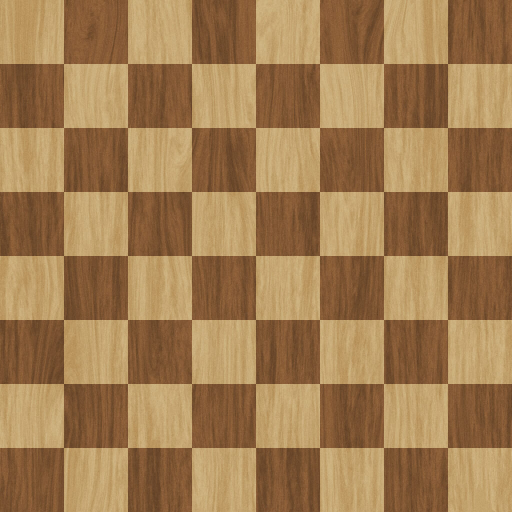
#> input picture pipeline/bretter/bilder/holz-klassisch.jpg, 1024 x 1024 px, given in place of Room_Builder_Floors_16x16.png, which was not available (shown at 1/2 size)
$ python faehre_aufbau.py ../../../../pipeline/bretter/bilder
#> lines starting #> are read from the running program, lines starting #| are printed output that depends on the picture; after the words box and inside, x2 and y2 are one past the last pixel; in counts of white or black regions, pixels touching at a corner belong together
"""Bildwunsch: Bug, Deckhaus und Bordbar der Küstenfähre „Gulf Star“ (spiel/eigene/), Entwurf von mittel-1.

Warum: Auf ``weg-silicon-delacroix-faehre`` war die Fähre ein Rechteck ohne Bug, wie ein Floß, ohne
Schornstein und Brücke; Salon und Bordbar waren Buden aus anderen Paketen (Fischbude mit Hai,
Holzcontainer mit Klimageräten), nicht als Schiffsaufbauten lesbar (variantenwahl.md, Mängel 1
und 2). LimeZus Paket hat keine Schiffsaufbauten in dieser Größe.

Bilder:

- ``faehre_bug.png`` (256 × 96): der spitze Bug unter dem Deck (Szene: Deck ``x`` 7–22, Bug ab
  Reihe 74). Innen dieselben dunklen Dielen wie das Deck (``holzDunkel``, Kachel 13/27 im
  Room-Builder-Bogen, am Kachelraster ausgerichtet), dazu Reling und weiße Bordwand mit Kontur.
- ``faehre_deckhaus.png`` (160 × 112): weißes Deckhaus (Salon) mit blauem Streifen, Fensterreihe
  und Tür, auf dem Dach die Brücke mit Fensterband nach vorn und dahinter der Schornstein (rot mit
  schwarzer Kappe). Rechts neben der Tür hängt die Rätseltafel mit einem kleinen Diagramm.
- ``faehre_bar.png`` (96 × 64): kleines weißes Deckhaus mit Ausgabeluke, Theke und gestreifter
  Markise, die Bordbar.

Aufruf: ``python faehre_aufbau.py <Pfad zum privaten Repository>``. Nur PIL.
"""

import sys
from pathlib import Path

from PIL import Image, ImageChops, ImageDraw, ImageFilter

K = 16
BODEN = "modern-interiors/1_Interiors/16x16/Room_Builder_subfiles/Room_Builder_Floors_16x16.png"
DIELE = (13, 27)  # holzDunkel
KONTUR, WEISS, SCHATTEN = (40, 46, 66, 255), (236, 240, 246, 255), (196, 204, 220, 255)
RELING, RELING_DUNKEL = (176, 182, 200, 255), (98, 104, 128, 255)
BLAU, GLAS, GLAS_HELL = (52, 92, 160, 255), (54, 74, 110, 255), (130, 170, 210, 255)
DACH, DACH_DUNKEL = (170, 176, 188, 255), (138, 144, 158, 255)
ROT, ROT_DUNKEL, SCHWARZ = (196, 52, 46, 255), (150, 36, 34, 255), (34, 34, 40, 255)


def bug(bogen: Image.Image) -> Image.Image:
    """Spitzer Bug, 16 Kacheln breit, 6 hoch; Halbbreite fällt nach unten parabelförmig auf null."""
    breite, hoehe = 16 * K, 6 * K
    maske = Image.new("L", (breite, hoehe))
    mitte = breite / 2
    for y in range(hoehe):
        halb = mitte * (1 - (y / (hoehe - 4)) ** 2)
        if halb > 0:
            ImageDraw.Draw(maske).line((mitte - halb, y, mitte + halb - 1, y), fill=255)
    schichten = [maske] + [maske.filter(ImageFilter.MinFilter(2 * n + 1)) for n in (1, 3, 4, 5)]
    diele = bogen.crop((DIELE[0] * K, DIELE[1] * K, (DIELE[0] + 1) * K, (DIELE[1] + 1) * K)).convert("RGBA")
    bild = Image.new("RGBA", (breite, hoehe))
    for x in range(0, breite, K):
        for y in range(0, hoehe, K):
            bild.paste(diele, (x, y))
    leer = Image.new("RGBA", (breite, hoehe))
    ergebnis = Image.composite(bild, leer, schichten[4])
    for farbe, aussen, innen in ((KONTUR, 0, 1), (WEISS, 1, 2), (RELING_DUNKEL, 2, 3), (RELING, 3, 4)):
        ring = ImageChops.subtract(schichten[aussen], schichten[innen])
        ergebnis = Image.composite(Image.new("RGBA", (breite, hoehe), farbe), ergebnis, ring)
    # Oben schließt der Bug an das Deck an: dort keine Kontur, sondern Dielen bis zum Rand.
    for y in range(0, 4):
        for x in range(0, breite):
            if 6 <= x < breite - 6:
                ergebnis.putpixel((x, y), diele.getpixel((x % K, y % K)))
    return ergebnis


def fenster(z: ImageDraw.ImageDraw, x: int, y: int, b: int, h: int) -> None:
    z.rectangle((x, y, x + b - 1, y + h - 1), fill=KONTUR)
    z.rectangle((x + 1, y + 1, x + b - 2, y + h - 2), fill=GLAS)
    z.line((x + 2, y + 2, x + 2, y + h - 3), fill=GLAS_HELL)


def deckhaus() -> Image.Image:
    """Salon (10 × 7 Kacheln): Dach mit Brücke und Schornstein, darunter die Wand mit Fenstern und Tür."""
    bild = Image.new("RGBA", (160, 112))
    z = ImageDraw.Draw(bild)
    z.rectangle((0, 8, 159, 63), fill=KONTUR)  # Dach
    z.rectangle((2, 10, 157, 61), fill=DACH)
    z.rectangle((2, 58, 157, 61), fill=DACH_DUNKEL)
    z.rectangle((96, 4, 131, 41), fill=KONTUR)  # Schornstein (hinten rechts)
    z.rectangle((98, 6, 129, 39), fill=ROT)
    z.rectangle((98, 6, 129, 13), fill=SCHWARZ)
    z.rectangle((98, 32, 129, 39), fill=ROT_DUNKEL)
    z.rectangle((16, 28, 143, 63), fill=KONTUR)  # Brücke vorn auf dem Dach
    z.rectangle((18, 30, 141, 47), fill=WEISS)
    z.rectangle((18, 48, 141, 61), fill=SCHATTEN)
    for x in range(22, 136, 14):
        fenster(z, x, 50, 12, 10)
    z.rectangle((0, 64, 159, 111), fill=KONTUR)  # Wand
    z.rectangle((2, 64, 157, 109), fill=WEISS)
    z.rectangle((2, 68, 157, 71), fill=BLAU)
    for x in (8, 32, 128):
        fenster(z, x, 78, 20, 16)
    z.rectangle((96, 76, 123, 99), fill=(120, 78, 46, 255))  # Rätseltafel mit Diagramm
    z.rectangle((98, 78, 121, 97), fill=(46, 84, 62, 255))
    for i in range(4):
        for j in range(4):
            if (i + j) % 2 == 0:
                z.rectangle((102 + 4 * i, 80 + 4 * j, 105 + 4 * i, 83 + 4 * j), fill=(214, 222, 206, 255))
    z.line((101, 96, 118, 96), fill=(214, 222, 206, 255))
    z.rectangle((68, 76, 91, 109), fill=KONTUR)  # Tür
    z.rectangle((70, 78, 89, 109), fill=SCHATTEN)
    fenster(z, 74, 82, 12, 10)
    return bild


def bar() -> Image.Image:
    """Bordbar (6 × 4 Kacheln): Dach, gestreifte Markise, Ausgabeluke mit Theke."""
    bild = Image.new("RGBA", (96, 64))
    z = ImageDraw.Draw(bild)
    z.rectangle((0, 0, 95, 23), fill=KONTUR)
    z.rectangle((2, 2, 93, 21), fill=DACH)
    for i, x in enumerate(range(2, 94, 8)):  # Markise
        z.rectangle((x, 22, x + 7, 31), fill=BLAU if i % 2 else WEISS)
    z.line((2, 31, 93, 31), fill=KONTUR)
    z.rectangle((0, 32, 95, 63), fill=KONTUR)
    z.rectangle((2, 32, 93, 61), fill=WEISS)
    z.rectangle((12, 34, 83, 47), fill=SCHWARZ)  # Luke
    for x in range(16, 80, 10):  # Flaschen im Regal
        z.rectangle((x, 38, x + 3, 45), fill=(70, 140, 90, 255) if x % 20 else (150, 90, 50, 255))
    z.rectangle((8, 48, 87, 53), fill=(120, 78, 46, 255))  # Theke
    z.line((8, 48, 87, 48), fill=(170, 120, 74, 255))
    z.rectangle((2, 56, 93, 59), fill=BLAU)
    return bild


def main() -> None:
    privat = Path(sys.argv[1])
    ziel = privat / "spiel" / "eigene"
    bug(Image.open(privat / BODEN)).save(ziel / "faehre_bug.png")
#> in bug, `breite, hoehe = 16 * K, 6 * K`: breite = 256; hoehe = 96
#> in bug, `maske = Image.new("L", (breite, hoehe))`: maske: PIL image 256x96 L; every value is 0
#> in bug, `mitte = breite / 2`: mitte = 128
#> the loop in bug, `for y in range(hoehe):` made 96 passes
#> halb on passes 1 to 12: 128, 128, 127.9, 127.9, 127.8, 127.6, 127.5, 127.3, 127, 126.8, 126.5, 126.2
#> after the loop in bug, `for y in range(hoehe):`:
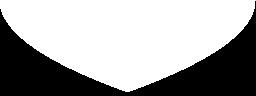
#> maske: PIL image 256x96 L; 64.4% white; 1 black region, box (x1, y1, x2, y2) and area: (0, 1, 256, 96) 8748
#> in bug, `schichten = [maske] + [maske.filter(ImageFilter.MinFilter(2 * n + 1)) ..`: schichten = 5 items
#> in bug, `diele = bogen.crop((DIELE[0] * K, DIELE[1] * K, (DIELE[0] + 1) * K, (D..`:
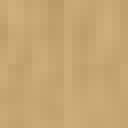
#> diele: PIL image 16x16 RGBA (shown 8 times larger); mean R, G, B, A 197.8, 165.8, 114.8, 255
#> in bug, `bild = Image.new("RGBA", (breite, hoehe))`: bild: PIL image 256x96 RGBA; every value is 0
#> after the loop in bug, `for x in range(0, breite, K):`:
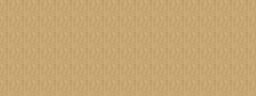
#> bild: PIL image 256x96 RGBA; mean R, G, B, A 197.8, 165.8, 114.8, 255
#> the loop in bug, `for farbe, aussen, innen in ((KONTUR, 0, 1), (WEISS, 1, 2), (RELING_DU..` made 4 passes
#> pass 1, in bug, `ring = ImageChops.subtract(schichten[aussen], schichten[innen])`:
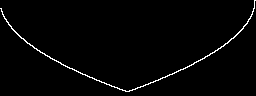
#> ring: PIL image 256x96 L; 1.7% white in thin lines or dots
#> after the loop in bug, `for farbe, aussen, innen in ((KONTUR, 0, 1), (WEISS, 1, 2), (RELING_DU..`:
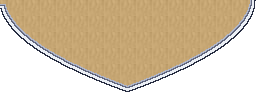
#> ergebnis: PIL image 256x96 RGBA; mean R, G, B, A 123.9, 106.5, 79.3, 164.2; transparent parts drawn white
    deckhaus().save(ziel / "faehre_deckhaus.png")
#> in deckhaus, `bild = Image.new("RGBA", (160, 112))`: bild: PIL image 160x112 RGBA; every value is 0
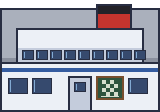
#> saved as faehre_deckhaus.png: PIL image 160x112 RGBA; mean R, G, B, A 147.8, 151.6, 164.4, 238.8; transparent parts drawn white
    bar().save(ziel / "faehre_bar.png")
#> in bar, `bild = Image.new("RGBA", (96, 64))`: bild: PIL image 96x64 RGBA; every value is 0
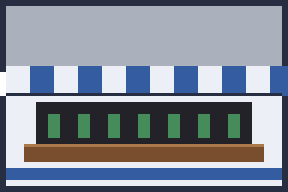
#> saved as faehre_bar.png: PIL image 96x64 RGBA (shown 3 times larger); mean R, G, B, A 130.2, 137.8, 149.9, 254.3; transparent parts drawn white
    print("faehre_bug.png, faehre_deckhaus.png, faehre_bar.png geschrieben")


if __name__ == "__main__":
    main()
